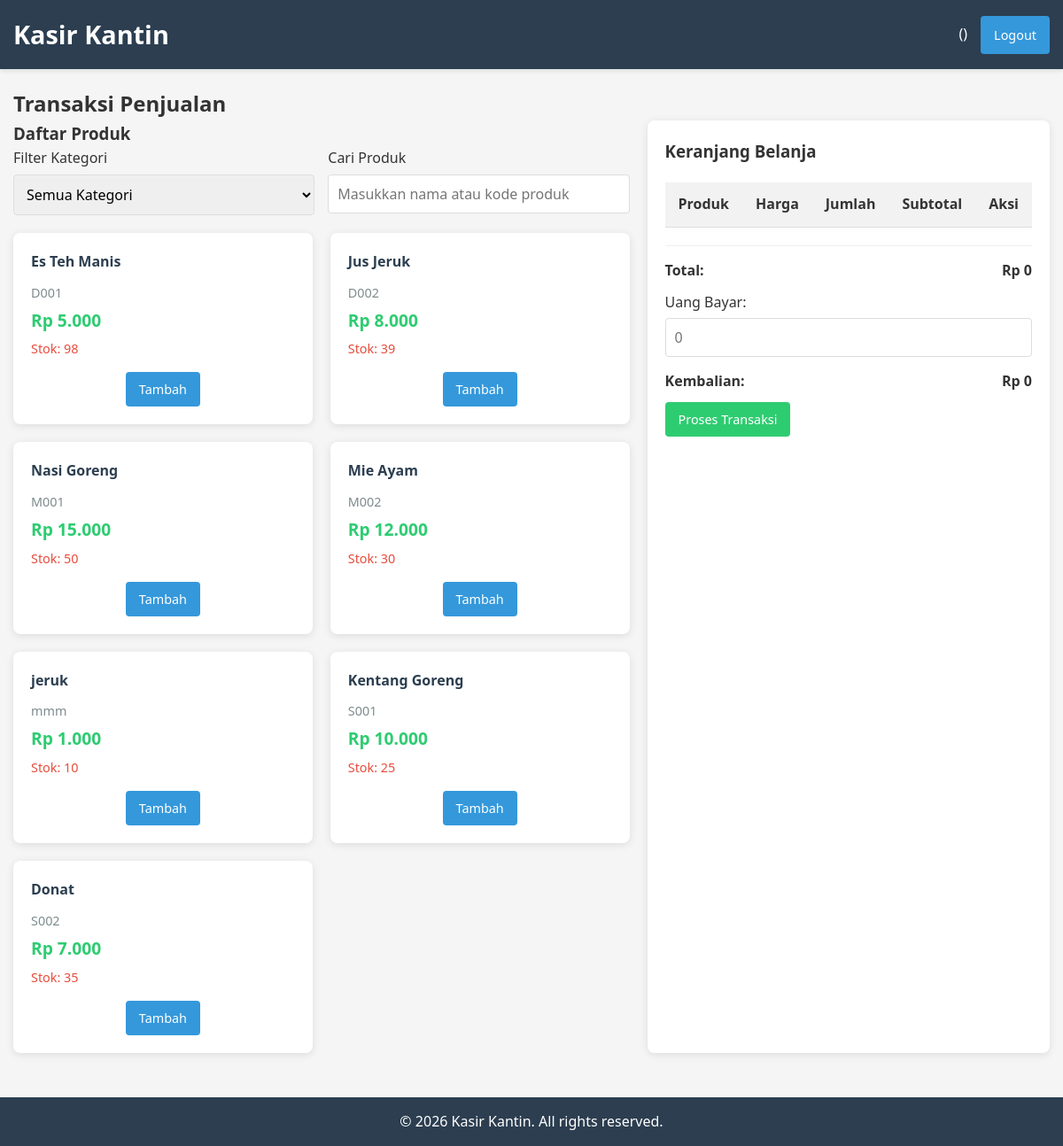
Page /kasir/transaction.php on the committed database.
### tables this page shows
CREATE TABLE `products` (
  `id` int NOT NULL,
  `code` varchar(20) NOT NULL,
  `name` varchar(100) NOT NULL,
  `price` decimal(10,2) NOT NULL,
  `stock` int NOT NULL DEFAULT '0',
  `category_id` int DEFAULT NULL,
  `created_at` timestamp NULL DEFAULT CURRENT_TIMESTAMP
);

### includes/functions.php (called while the page is built, shortened)
<?php
function format_rupiah($angka) {
    return "Rp " . number_format($angka, 0, ',', '.');
}
?>

### kasir/transaction.php (the view, shortened to what this page needs)
<?php
require_once '../includes/header.php';
require_once '../config/database.php';
require_once '../includes/functions.php';
 $products_query = "SELECT p.*, c.name as category_name FROM products p LEFT JOIN categories c ON p.category_id = c.id WHERE p.stock > 0 ORDER BY p.code";
 $products_result = mysqli_query($conn, $products_query);
?>
<div class="transaction">
    <h2>Transaksi Penjualan</h2>
    <div class="transaction-container">
        <div class="product-list">
            <h3>Daftar Produk</h3>
            <div class="filter-container">
                <div class="form-group">
                    <label for="category_filter">Filter Kategori</label>
                    <select id="category_filter">
                        <option value="">Semua Kategori</option>
                    </select>
                </div>
                <div class="form-group">
                    <label for="search_product">Cari Produk</label>
                    <input type="text" id="search_product" placeholder="Masukkan nama atau kode produk">
                </div>
            </div>
            <div class="products-grid">
                <?php if (mysqli_num_rows($products_result) > 0): ?>
                    <?php while ($product = mysqli_fetch_assoc($products_result)): ?>
                        <div class="product-card" data-category-id="<?php echo $product['category_id']; ?>" data-name="<?php echo strtolower($product['name']); ?>" data-code="<?php echo strtolower($product['code']); ?>">
                            <div class="product-info">
                                <h4><?php echo $product['name']; ?></h4>
                                <p class="product-code"><?php echo $product['code']; ?></p>
                                <p class="product-price"><?php echo format_rupiah($product['price']); ?></p>
                                <p class="product-stock">Stok: <?php echo $product['stock']; ?></p>
                            </div>
                            <div class="product-action">
                                <button class="btn btn-add-to-cart" data-id="<?php echo $product['id']; ?>" data-name="<?php echo $product['name']; ?>" data-price="<?php echo $product['price']; ?>" data-stock="<?php echo $product['stock']; ?>">Tambah</button>
                            </div>
                        </div>
                    <?php endwhile; ?>
                <?php else: ?>
                    <p>Tidak ada produk tersedia</p>
                <?php endif; ?>
            </div>
        </div>
        <div class="cart">
            <h3>Keranjang Belanja</h3>
            <div class="cart-items">
                <table>
                    <thead>
                        <tr>
                            <th>Produk</th>
                            <th>Harga</th>
                            <th>Jumlah</th>
                            <th>Subtotal</th>
                            <th>Aksi</th>
                        </tr>
                    </thead>
                </table>
            </div>
            <div class="cart-summary">
                <div class="summary-row">
                    <span>Total:</span>
                    <span id="cart_total">Rp 0</span>
                </div>
                <div class="form-group">
                    <label for="payment_amount">Uang Bayar:</label>
                    <input type="number" id="payment_amount" min="0" step="0.01" placeholder="0">
                </div>
                <div class="summary-row">
                    <span>Kembalian:</span>
                    <span id="change_amount">Rp 0</span>
                </div>
                <button id="process_transaction" class="btn btn-primary">Proses Transaksi</button>
            </div>
        </div>
    </div>
</div>
<?php require_once '../includes/footer.php'; ?>

### assets/css/style.css (style rules this page uses)
* { margin: 0; padding: 0; box-sizing: border-box; font-family: 'Segoe UI', Tahoma, Geneva, Verdana, sans-serif; }
body { background-color: #f5f5f5; color: #333; line-height: 1.6; }
.btn { display: inline-block; background-color: #3498db; color: white; border: none; padding: 10px 15px; border-radius: 4px; cursor: pointer; text-decoration: none; font-size: 0.9rem; transition: background-color 0.3s; }
.btn-primary { background-color: #2ecc71; }
.form-group { margin-bottom: 15px; }
.form-group label { display: block; margin-bottom: 5px; font-weight: 500; }
.form-group input, .form-group select, .form-group textarea { width: 100%; padding: 10px; border: 1px solid #ddd; border-radius: 4px; font-size: 1rem; }
table { width: 100%; border-collapse: collapse; margin-top: 20px; }
table th, table td { padding: 12px 15px; text-align: left; border-bottom: 1px solid #ddd; }
table th { background-color: #f2f2f2; font-weight: 600; }
.products-grid { display: grid; grid-template-columns: repeat(auto-fill, minmax(250px, 1fr)); gap: 20px; margin-top: 20px; }
.product-card { background-color: white; border-radius: 8px; box-shadow: 0 2px 10px rgba(0,0,0,0.1); padding: 20px; transition: transform 0.3s, box-shadow 0.3s; }
.product-info h4 { margin-bottom: 10px; color: #2c3e50; }
.product-code { color: #7f8c8d; font-size: 0.9rem; margin-bottom: 5px; }
.product-price { font-size: 1.2rem; font-weight: 600; color: #2ecc71; margin-bottom: 5px; }
.product-stock { color: #e74c3c; font-size: 0.9rem; margin-bottom: 15px; }
.product-action { text-align: center; }
.transaction-container { display: grid; grid-template-columns: 2fr 1fr; gap: 20px; }
.cart { background-color: white; border-radius: 8px; box-shadow: 0 2px 10px rgba(0,0,0,0.1); padding: 20px; position: sticky; top: 20px; }
.cart-items { margin-bottom: 20px; max-height: 400px; overflow-y: auto; }
.cart-summary { border-top: 1px solid #eee; padding-top: 15px; }
.summary-row { display: flex; justify-content: space-between; margin-bottom: 10px; font-weight: 600; }
.filter-container { display: flex; gap: 15px; margin-bottom: 20px; flex-wrap: wrap; }
.filter-container .form-group { margin-bottom: 0; flex: 1; min-width: 200px; }

### rows in the picture
products: name "Es Teh Manis", code "D001", price "Rp 5.000", stock "98"
products: name "Jus Jeruk", code "D002", price "Rp 8.000", stock "39"
products: name "Nasi Goreng", code "M001", price "Rp 15.000", stock "50"
products: name "Mie Ayam", code "M002", price "Rp 12.000", stock "30"
products: name "jeruk", code "mmm", price "Rp 1.000", stock "10"
products: name "Kentang Goreng", code "S001", price "Rp 10.000", stock "25"
products: name "Donat", code "S002", price "Rp 7.000", stock "35"
